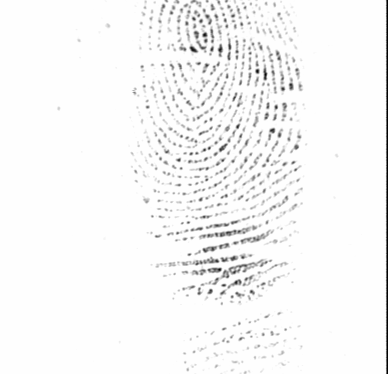
#> input picture fingerprints/fingerprints/DB1_B/109_6.tif, 388 x 374 px
$ jupyter execute IDSA_Skeleton.ipynb
#> lines starting #> are read from the running program, lines starting #| are printed output that depends on the picture; after the words box and inside, x2 and y2 are one past the last pixel; in counts of white or black regions, pixels touching at a corner belong together
# Fingerprint Enhancement — Full Pipeline with Skeletonization
**Project:** Signal & Image Processing Mini-Project
**Method:** Gabor Filtering → Background Masking → Binarization → Skeletonization
**Dataset:** FVC2000 DB1_B (`.tif` fingerprint images)

This notebook is the **complete pipeline**, producing a 1-pixel-wide skeleton ready for minutiae (ridge-ending / bifurcation) extraction.

## Stage 1 — Import Libraries & Load Image

[cell 1]
import cv2 as cv
import numpy as np
import matplotlib.pyplot as plt
import os

# ── Path: place fingerprints folder next to this notebook ──────────────────
IMAGE_PATH = os.path.join("fingerprints", "fingerprints", "DB1_B", "109_6.tif")
gray = cv.imread(IMAGE_PATH, cv.IMREAD_GRAYSCALE)
#> gray is the input picture: shape (374, 388); min 1, max 254, mean 247

if gray is None:
    raise FileNotFoundError(
        f"Image not found at '{IMAGE_PATH}'. "
        "Make sure 'fingerprints/DB1_B/' is in the same folder as this notebook."
    )

print(f"Image loaded. Shape: {gray.shape}, dtype: {gray.dtype}")
#| Image loaded. Shape: (374, 388), dtype: uint8
plt.figure(figsize=(4, 4))
plt.imshow(gray, cmap='gray')
plt.title("Original Fingerprint")
plt.axis('off')
plt.tight_layout()
plt.show()

## Stage 2 — Noise Removal, Contrast Enhancement & Normalisation

[cell 2]
# ── Noise removal ──────────────────────────────────────────────────────────
median_filtered   = cv.medianBlur(gray, 3)
gaussian_filtered = cv.GaussianBlur(median_filtered, (3, 3), 0)

# ── Contrast enhancement ───────────────────────────────────────────────────
equalized = cv.equalizeHist(gaussian_filtered)
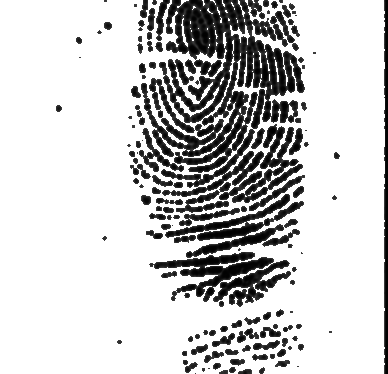
#> equalized: shape (374, 388); min 0, max 255, mean 203.2
gamma_val = 0.5
power_law = np.uint8(np.power(equalized / 255.0, gamma_val) * 255)
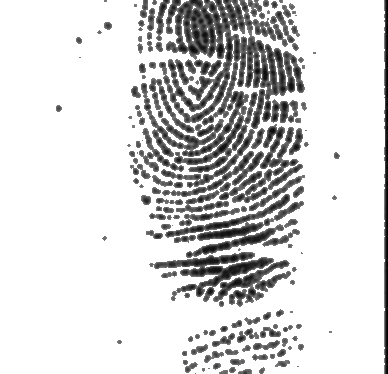
#> power_law: shape (374, 388); min 0, max 255, mean 215.2

# ── Intensity normalisation ────────────────────────────────────────────────
smqt_stage = cv.normalize(power_law, None, 0, 255, cv.NORM_MINMAX)

plt.figure(figsize=(14, 3))
for i, (img, title) in enumerate([(gray, "1. Original"),
                                   (gaussian_filtered, "2. Noise Removed"),
                                   (power_law, "3. Gamma Corrected"),
                                   (smqt_stage, "4. Normalised")], 1):
    plt.subplot(1, 4, i)
    plt.imshow(img, cmap='gray')
    plt.title(title, fontsize=9)
    plt.axis('off')
#> this loop made 4 passes
#> title on passes 1 to 4: '1. Original', '2. Noise Removed', '3. Gamma Corrected', '4. Normalised'
plt.suptitle("Stage 2: Preprocessing", fontsize=12, fontweight='bold')
plt.tight_layout()
plt.show()

## Stage 3 — Background Mask Generation
**Otsu's thresholding** automatically finds the optimal threshold to separate the fingerprint region from the background.
A large closing kernel (25×25) fills holes and creates a clean binary mask.

[cell 3]
# Otsu's method: automatically computes the best threshold
# THRESH_BINARY_INV makes the fingerprint area WHITE (255) and background BLACK (0)
_, mask = cv.threshold(smqt_stage, 0, 255, cv.THRESH_BINARY_INV + cv.THRESH_OTSU)
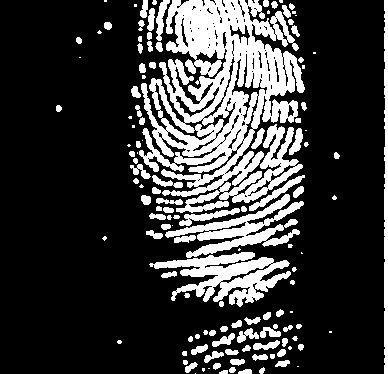
#> mask: shape (374, 388); 23.1% white; 130 white regions (36 under 20 px), largest, box (x1, y1, x2, y2) and area: (139, 0, 305, 197) 16927, (149, 252, 291, 307) 3527, (165, 194, 304, 258) 2776

# Morphological closing with a large kernel fills gaps inside the fingerprint region
mask_kernel = cv.getStructuringElement(cv.MORPH_ELLIPSE, (25, 25))
mask = cv.morphologyEx(mask, cv.MORPH_CLOSE, mask_kernel)
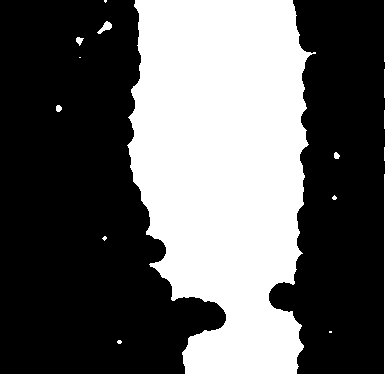
#> mask: shape (374, 388); 38.3% white; 12 white regions (6 under 20 px), largest, box (x1, y1, x2, y2) and area: (127, 0, 316, 374) 53839, (384, 0, 388, 374) 1446, (97, 21, 112, 34) 89, (76, 37, 84, 46) 42, (56, 105, 62, 112) 34, (334, 152, 340, 159) 32

plt.figure(figsize=(8, 4))
plt.subplot(1, 2, 1)
plt.imshow(smqt_stage, cmap='gray')
plt.title("Normalised Input")
plt.axis('off')
plt.subplot(1, 2, 2)
plt.imshow(mask, cmap='gray')
plt.title("Background Mask (Otsu + Closing)")
plt.axis('off')
plt.suptitle("Stage 3: Background Mask Generation", fontsize=12, fontweight='bold')
plt.tight_layout()
plt.show()

## Stage 4 — Gabor Filter Bank (8 Orientations)
Gabor filters are band-pass filters tuned to specific ridge orientations and spatial frequencies.

[cell 4]
# ── Gabor parameters ───────────────────────────────────────────────────────
ksize   = 15    # kernel size in pixels
sigma   = 1.0   # Gaussian envelope std dev
lamda   = 0.5   # sinusoidal wavelength
gamma_g = 0.5   # spatial aspect ratio
# Note: phi omitted here → defaults to 0 (cosine phase), which is standard

# 8 orientations: 0°, 22.5°, 45°, 67.5°, 90°, 112.5°, 135°, 157.5°
thetas = np.arange(0, np.pi, np.pi / 8)

gabor_outputs = []
plt.figure(figsize=(16, 8))

for i, theta in enumerate(thetas):
    # Create Gabor kernel for orientation theta
    gabor_kernel = cv.getGaborKernel(
        (ksize, ksize), sigma, theta, lamda, gamma_g, ktype=cv.CV_32F
    )
    # Convolve the normalised image with this kernel
    gabor_response = cv.filter2D(smqt_stage, cv.CV_8U, gabor_kernel)
    gabor_outputs.append(gabor_response)

    plt.subplot(2, 4, i + 1)
    plt.imshow(gabor_response, cmap='gray')
    plt.title(f"θ = {np.degrees(theta):.1f}°", fontsize=10)
    plt.axis('off')
#> this loop made 8 passes
#> pass 3, `gabor_response = cv.filter2D(smqt_stage, cv.CV_8U, gabor_kernel)`:
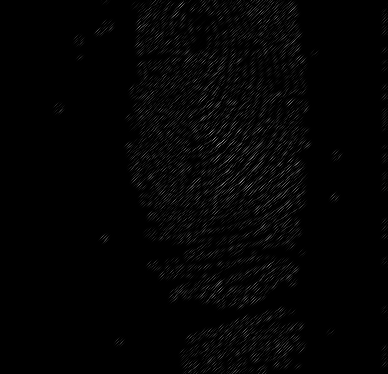
#> gabor_response: shape (374, 388); min 0, max 167, mean 4.1
#> after the loop, gabor_outputs = 8 items

plt.suptitle("Stage 4: Gabor Filter Bank — 8 Orientations", fontsize=12, fontweight='bold')
plt.tight_layout()
plt.show()
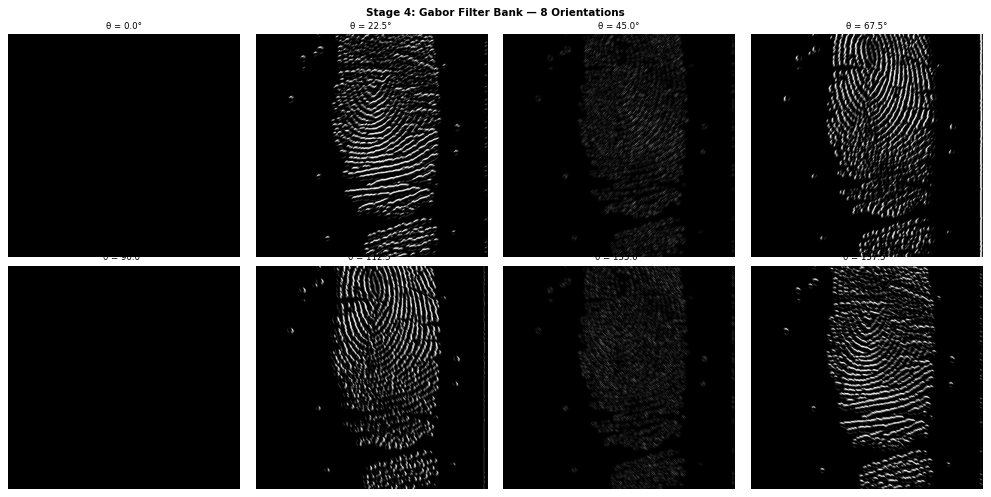
#> figure drawn by matplotlib, 8 panels

## Stage 5 — Max-Fusion, Masking & Binarization
1. **Max-fusion**: pixel-wise maximum across all 8 responses
2. **Mask application**: removes Gabor noise from the background
3. **Otsu binarization**: converts to clean black-and-white

[cell 5]
# ── Step 5a: Combine the two dominant diagonal angles ─────────────────────
# (22.5° and 67.5° capture most ridge orientations in typical fingerprints)
res_22 = gabor_outputs[1]   # 22.5°
res_67 = gabor_outputs[3]   # 67.5°
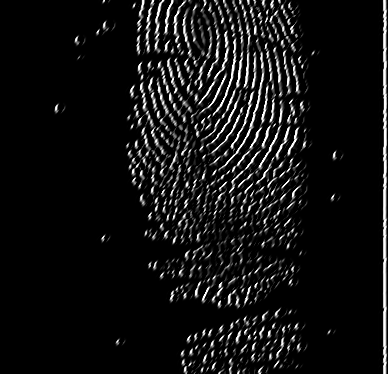
#> res_67: shape (374, 388); min 0, max 255, mean 18.4
combined = cv.addWeighted(res_22, 1.0, res_67, 1.0, 0)

# ── Step 5b: Morphological closing — joins broken ridge segments ───────────
kernel_close = cv.getStructuringElement(cv.MORPH_ELLIPSE, (3, 3))
joined = cv.morphologyEx(combined, cv.MORPH_CLOSE, kernel_close)
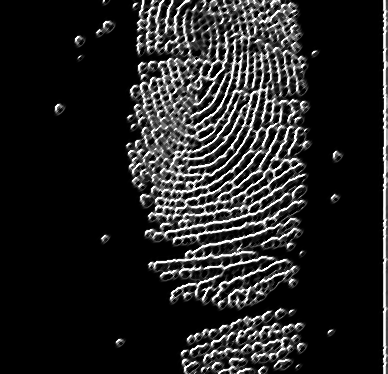
#> joined: shape (374, 388); min 0, max 255, mean 34.9

# ── Step 5c: Apply background mask — zeros out non-fingerprint pixels ──────
# bitwise_and: only keeps pixels where mask == 255
masked_final = cv.bitwise_and(joined, joined, mask=mask)

# ── Step 5d: Otsu binarization — produces clean black-and-white template ───
_, final_bw = cv.threshold(masked_final, 0, 255, cv.THRESH_BINARY + cv.THRESH_OTSU)
#> final_bw: shape (374, 388); 12.6% white in thin lines or dots, all inside (x1, y1, x2, y2) = (56, 0, 388, 374)
# Final median blur to remove isolated noise specks before skeletonization
final_bw = cv.medianBlur(final_bw, 3)
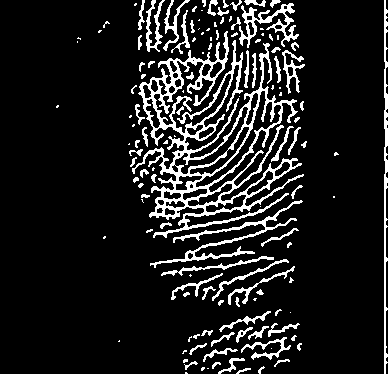
#> final_bw: shape (374, 388); 12% white in thin lines or dots, all inside (x1, y1, x2, y2) = (56, 0, 388, 374)

plt.figure(figsize=(16, 4))
for i, (img, title) in enumerate([(combined,      "5a. Combined (22.5°+67.5°)"),
                                   (joined,        "5b. After Closing"),
                                   (masked_final,  "5c. After Masking"),
                                   (final_bw,      "5d. Binarized (Otsu)")], 1):
    plt.subplot(1, 4, i)
    plt.imshow(img, cmap='gray')
    plt.title(title, fontsize=9)
    plt.axis('off')
#> this loop made 4 passes
#> title on passes 1 to 4: '5a. Combined (22.5°+67.5°)', '5b. After Closing', '5c. After Masking', '5d. Binarized (Otsu)'
plt.suptitle("Stage 5: Fusion → Masking → Binarization", fontsize=12, fontweight='bold')
plt.tight_layout()
plt.show()

## Stage 6 — Skeletonization (Zhang-Suen Thinning)
Skeletonization reduces each ridge to a **1-pixel-wide centreline**.
This is a prerequisite for minutiae extraction — ridge endings and bifurcations can only be reliably detected on a thinned skeleton.

The algorithm used is iterative morphological thinning (Zhang-Suen approach):
repeatedly erode the image and subtract what was lost, accumulating the skeleton.

[cell 6]
# ── Zhang-Suen style iterative thinning via morphological operations ───────
skeleton  = np.zeros(final_bw.shape, np.uint8)  # accumulator for skeleton pixels
temp_img  = final_bw.copy()
element   = cv.getStructuringElement(cv.MORPH_CROSS, (3, 3))

iteration = 0
while True:
    eroded   = cv.erode(temp_img, element)           # shrink by one pixel layer
    temp     = cv.dilate(eroded, element)             # re-dilate to see what was removed
    temp     = cv.subtract(temp_img, temp)            # the "outer ring" pixels
    skeleton = cv.bitwise_or(skeleton, temp)          # add ring to skeleton
    temp_img = eroded.copy()                          # continue from eroded image
    iteration += 1
    if cv.countNonZero(temp_img) == 0:               # stop when nothing left to erode
        break
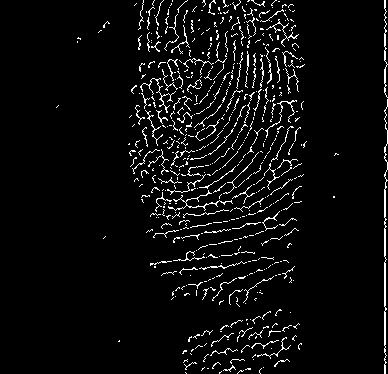
#> skeleton: shape (374, 388); 4.8% white in thin lines or dots, all inside (x1, y1, x2, y2) = (56, 0, 388, 374)
#> after the loop, iteration = 4

print(f"Skeletonization completed in {iteration} iterations.")
#| Skeletonization completed in 4 iterations.
print(f"Non-zero skeleton pixels: {cv.countNonZero(skeleton)}")
#| Non-zero skeleton pixels: 7028

## Stage 7 — Final Display & Comparison

[cell 7]
plt.figure(figsize=(10, 5))
plt.subplot(1, 2, 1)
plt.imshow(final_bw, cmap='gray')
plt.title("Binary Fingerprint Template", fontsize=11)
plt.axis('off')

plt.subplot(1, 2, 2)
plt.imshow(skeleton, cmap='gray')
plt.title("Skeletonized — Minutiae Ready", fontsize=11)
plt.axis('off')

plt.suptitle("Stage 6–7: Skeletonization Result", fontsize=13, fontweight='bold')
plt.tight_layout()
plt.show()

## Full Pipeline Summary

[cell 8]
stages = [
    (gray,         "1. Original"),
    (smqt_stage,   "2. Preprocessed"),
    (mask,         "3. Background Mask"),
    (masked_final, "4. Gabor + Masked"),
    (final_bw,     "5. Binary Template"),
    (skeleton,     "6. Skeleton"),
]

plt.figure(figsize=(20, 4))
for i, (img, title) in enumerate(stages, 1):
    plt.subplot(1, 6, i)
    plt.imshow(img, cmap='gray')
    plt.title(title, fontsize=9)
    plt.axis('off')
#> this loop made 6 passes
#> title on passes 1 to 6: '1. Original', '2. Preprocessed', '3. Background Mask', '4. Gabor + Masked', '5. Binary Template', '6. Skeleton'
plt.suptitle("Complete Fingerprint Enhancement Pipeline", fontsize=13, fontweight='bold')
plt.tight_layout()
plt.show()

# Save final outputs
cv.imwrite("skeleton_output.tif", skeleton)
cv.imwrite("binary_template.tif", final_bw)
print("Outputs saved: 'skeleton_output.tif' and 'binary_template.tif'")

$ run again, with fingerprints/fingerprints/DB1_B/101_1.tif copied over fingerprints/fingerprints/DB1_B/109_6.tif
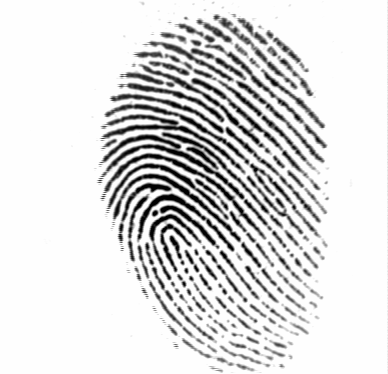
#> input picture fingerprints/fingerprints/DB1_B/101_1.tif, 388 x 374 px
#> gray is the input picture: shape (374, 388); min 1, max 254, mean 220.7
#| Image loaded. Shape: (374, 388), dtype: uint8
#> the loop `for i, (img, title) in enumerate([(gray, "1. Original"), (gaussian_fil..` made 4 passes
#> title on passes 1 to 4: '1. Original', '2. Noise Removed', '3. Gamma Corrected', '4. Normalised'
#> `_, mask = cv.threshold(smqt_stage, 0, 255, cv.THRESH_BINARY_INV + cv.T..`:
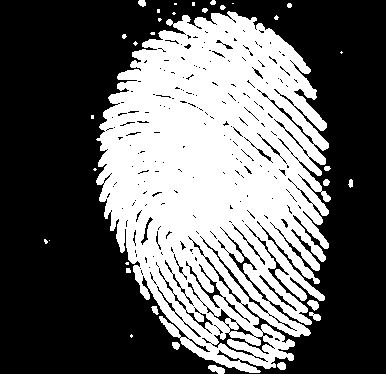
#> mask: shape (374, 388); 40.1% white; 34 white regions (17 under 20 px), largest, box (x1, y1, x2, y2) and area: (96, 11, 331, 373) 56621, (386, 0, 388, 374) 748, (208, 365, 225, 374) 101
#> after the loop `for i, theta in enumerate(thetas):`: gabor_outputs = 8 items
#> the loop `for i, (img, title) in enumerate([(combined,      "5a. Combined (22.5°..` made 4 passes
#> title on passes 1 to 4: '5a. Combined (22.5°+67.5°)', '5b. After Closing', '5c. After Masking', '5d. Binarized (Otsu)'
#> after the loop `while True:`:
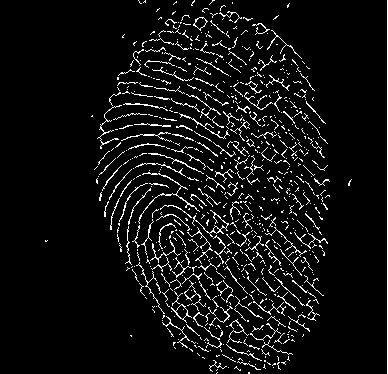
#> skeleton: shape (374, 388); 6.4% white in thin lines or dots, all inside (x1, y1, x2, y2) = (45, 0, 388, 374)
#> after the loop `while True:`: iteration = 6
#| Skeletonization completed in 6 iterations.
#| Non-zero skeleton pixels: 9270
#> the loop `for i, (img, title) in enumerate(stages, 1):` made 6 passes
#> title on passes 1 to 6: '1. Original', '2. Preprocessed', '3. Background Mask', '4. Gabor + Masked', '5. Binary Template', '6. Skeleton'

$ run again, with fingerprints/fingerprints/DB1_B/101_2.tif copied over fingerprints/fingerprints/DB1_B/109_6.tif
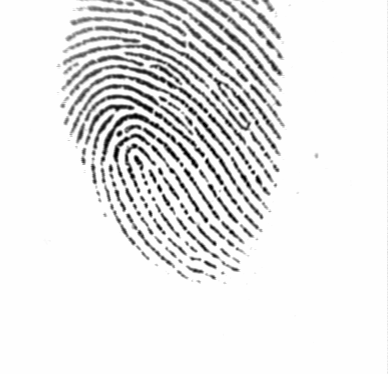
#> input picture fingerprints/fingerprints/DB1_B/101_2.tif, 388 x 374 px
#> gray is the input picture: shape (374, 388); min 1, max 254, mean 231.9
#| Image loaded. Shape: (374, 388), dtype: uint8
#> the loop `for i, (img, title) in enumerate([(gray, "1. Original"), (gaussian_fil..` made 4 passes
#> title on passes 1 to 4: '1. Original', '2. Noise Removed', '3. Gamma Corrected', '4. Normalised'
#> after the loop `for i, theta in enumerate(thetas):`: gabor_outputs = 8 items
#> the loop `for i, (img, title) in enumerate([(combined,      "5a. Combined (22.5°..` made 4 passes
#> title on passes 1 to 4: '5a. Combined (22.5°+67.5°)', '5b. After Closing', '5c. After Masking', '5d. Binarized (Otsu)'
#> after the loop `while True:`:
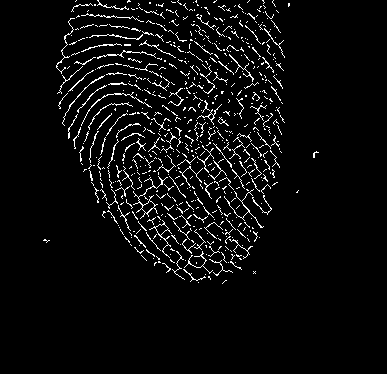
#> skeleton: shape (374, 388); 4.9% white in thin lines or dots, all inside (x1, y1, x2, y2) = (43, 0, 388, 374)
#> after the loop `while True:`: iteration = 7
#| Skeletonization completed in 7 iterations.
#| Non-zero skeleton pixels: 7117
#> the loop `for i, (img, title) in enumerate(stages, 1):` made 6 passes
#> title on passes 1 to 6: '1. Original', '2. Preprocessed', '3. Background Mask', '4. Gabor + Masked', '5. Binary Template', '6. Skeleton'
